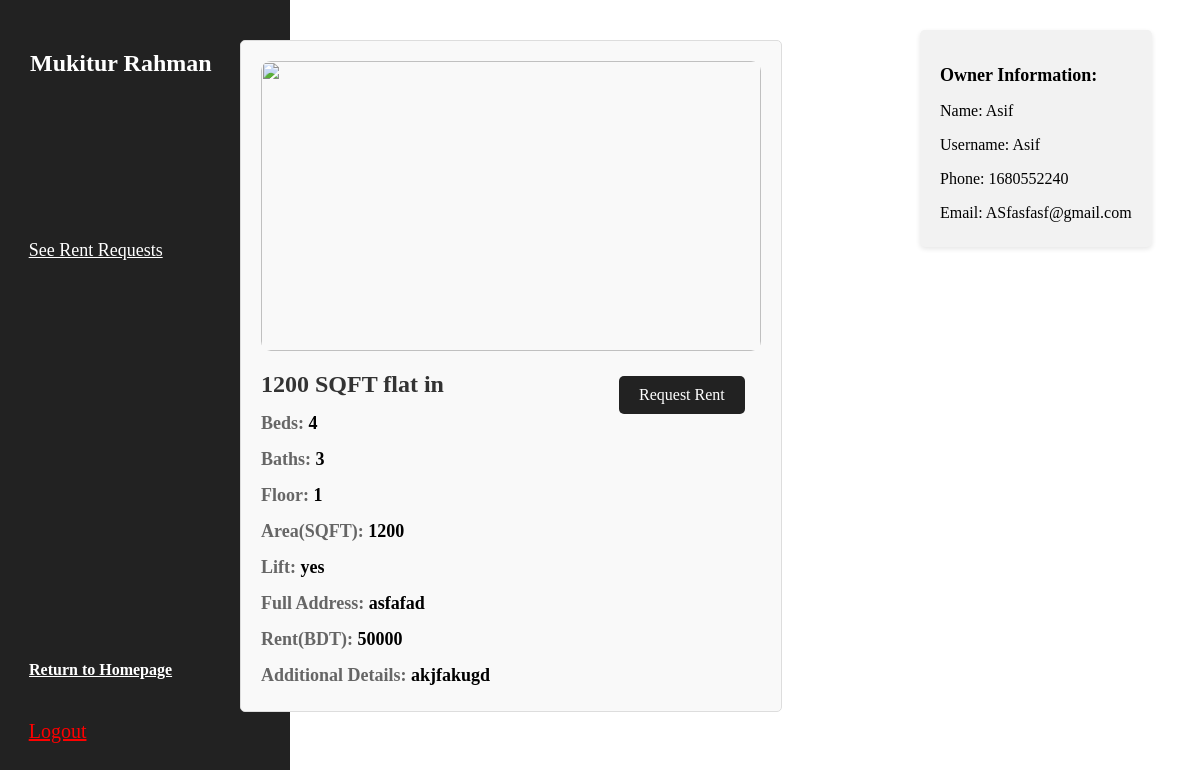
Page /flats/flat_details.php?f_id=82 (signed in) on the committed database.
### tables this page shows
CREATE TABLE `users` (
  `username` varchar(14) NOT NULL,
  `pass` varchar(255) NOT NULL,
  `name` varchar(100) NOT NULL,
  `email` varchar(50) NOT NULL,
  `phone` int(14) NOT NULL,
  `address` varchar(100) NOT NULL,
  `o_flag` int(11) NOT NULL DEFAULT 0,
  `p_enlisted` int(12) NOT NULL,
  `verification_code` varchar(32) NOT NULL,
  `email_verified` varchar(10) NOT NULL DEFAULT 'Unverified',
  `t_flag` int(11) NOT NULL DEFAULT 0,
  `tenant_f_id` int(11) DEFAULT NULL
);

CREATE TABLE `flats` (
  `f_id` int(11) NOT NULL,
  `p_id` int(11) NOT NULL,
  `flat_num` varchar(10) NOT NULL,
  `beds` int(11) NOT NULL,
  `baths` int(11) NOT NULL,
  `sqft` int(11) NOT NULL,
  `floor` int(11) NOT NULL,
  `additional_info` varchar(200) NOT NULL,
  `status` varchar(11) NOT NULL DEFAULT 'Vacant',
  `rent_amount` int(11) NOT NULL,
  `image_path` varchar(255) NOT NULL
);

CREATE TABLE `properties` (
  `p_id` int(11) NOT NULL,
  `o_username` varchar(20) NOT NULL,
  `p_name` varchar(50) NOT NULL,
  `location_a` varchar(20) NOT NULL,
  `address` varchar(100) NOT NULL,
  `lift_status` varchar(2) NOT NULL,
  `total_flats` int(11) NOT NULL
);

### flats/flat_details.php (the view, shortened to what this page needs)
<?php
include "../database_connection.php";
if (isset($_SESSION['username'])) {
    $username = $_SESSION['username'];
} else {
    header("Location: http://homify.local/login/login.php");
    exit();
}
$f_id = $_GET['f_id'];
$location = $_GET['location'];
$query = "SELECT name FROM users WHERE username = '$username'";
$result = mysqli_query($conn, $query);
$row = mysqli_fetch_assoc($result);
$name = $row['name'];
$image_path = $_GET['image_path'];
$flats_query = "SELECT * FROM flats WHERE f_id = '$f_id'";
$flats_result = mysqli_query($conn, $flats_query);
$flat = mysqli_fetch_assoc($flats_result);
$rent_amount= $flat["rent_amount"];
$p_id = $flat['p_id'];
$property_query = "SELECT * FROM properties where p_id = '$p_id'";
$property_result = mysqli_query($conn, $property_query);
$property=mysqli_fetch_assoc($property_result);
$o_username = $property["o_username"];
$users_q = "SELECT * FROM users WHERE username = '$o_username'";
$users_result =mysqli_query($conn, $users_q);
$users = mysqli_fetch_assoc($users_result);
$owner_name = $users["name"];
$owner_email = $users["email"];
$owner_phone = $users["phone"];
$owner_info = "<h2>Owner Information:</h2>
                  <p>Name: $owner_name</p>
                  <p>Username: $o_username</p>
                  <p>Phone: $owner_phone</p>
                  <p>Email: $owner_email</p>";
if ($property['lift_status'] == 1) {
    $lift = "yes";
} else {
    $lift = "No";
}
$check_query = "SELECT * FROM rent_requests WHERE f_id = '$f_id' AND t_username = '$username'";
$check_result = mysqli_query($conn, $check_query);
$renting_check_query = "SELECT * FROM rentals WHERE t_username = '$username' AND status = 'active'";
$renting_check_result = mysqli_query($conn, $renting_check_query);
if (mysqli_num_rows($check_result) > 0) {
  $error_message = "You have already sent a request for this flat.";
} elseif (mysqli_num_rows($renting_check_result) > 0) {
  $error_message = "You are already renting a flat.";
} else {
  $error_message = "";
}
?>
<!DOCTYPE html>
<html lang="en">
<head>
    <link rel= "stylesheet" href = "../index/index.css">
</head>
<body>
  <div class="side-bar">
    <h2 style="padding:30px; color: white"><?php echo $name; ?></h2>
    <div style= "position: absolute; top:80%;left: 10%">
      <a href="../index/index.php" style="color:white;">
        <h4>Return to Homepage</h4>
      </a>
    </div>
    <div style= "position: absolute; top:90%;left: 3%">
      <a href="../logout.php" class="button" style="color:red">
        Logout
      </a>
    </div>
    <div style= "position: absolute; top:30%;left: 3%">
      <a href="../flats/rent_req_list.php" class="button" style=" font-size: 18px;">
        See Rent Requests
      </a>
    </div>
  </div>
  <div class ='f_details'>
    <div>
      <img class= "main_image" src="<?php echo $image_path; ?>" alt="">
    </div>
    <h1><?php echo $flat['sqft'] . ' SQFT flat in ' . $location; ?></h1>
    <div class="details">
      <h2><?php echo "Beds: <span>" . $flat['beds'] . "</span>"; ?></h2>
      <h2><?php echo "Baths: <span>" . $flat['baths'] . "</span>"; ?></h2>
      <h2><?php echo "Floor: <span>" . $flat['floor'] . "</span>"; ?></h2>
      <h2><?php echo "Area(SQFT): <span>" . $flat['sqft'] . "</span>"; ?></h2>
      <h2><?php echo "Lift: <span>" . $lift . "</span>"; ?></h2>
      <h2><?php echo "Full Address: <span>" . $property['address'] . "</span>"; ?></h2>
      <h2><?php echo "Rent(BDT): <span>" . $rent_amount . "</span>"; ?></h2>
      <h2><?php echo "Additional Details: <span>" . $flat['additional_info'] . "</span>"; ?></h2>
      <?php if (!empty($error_message)) { ?>
            <h4 style="color: red;"><?php echo $error_message; ?></h4>
        <?php } else { ?>
            <a href="../flats/rr_form.php?f_id=<?php echo $flat['f_id']; ?>&o_username=<?php echo $property['o_username']; ?>" class="btn" style="position: absolute; top:50%; left:70%">Request Rent</a>
        <?php } ?>
    </div>
  </div>
  <div class="rental_info;" style="position:absolute; left:900px; top:30px">
        <div class="rental-info">
            <h2><?php echo $owner_info; ?></h2>
        </div>
    </div>
</body>
</html>

### index/index.css (style rules this page uses)
* { font-family: Cambria, Cochin, Georgia, Times, 'Times New Roman', serif; }
.button { color: white; font-size: 20px; padding: 10px 20px; cursor: pointer; }
.side-bar { height: 100vh; width: 290px; background-color: #222222; position: fixed; top: 0; left: 0; overflow-y: auto; }
.btn { background-color: #222222; color: white; padding: 10px 20px; text-decoration: none; border-radius: 5px; transition: 0.2s; }
.f_details { font-family: Arial, sans-serif; background-color: #f9f9f9; padding: 20px; border: 1px solid #ddd; border-radius: 5px; margin-bottom: 20px; position: absolute; top: 40px; left: 20%; }
.f_details h1 { font-size: 24px; color: #333; margin-bottom: 10px; }
.f_details .details h2 { font-size: 18px; color: #666; margin-bottom: 5px; }
.f_details .details h2 span { font-weight: bold; color: #000; }
.main_image { width: 500px; height: 290px; object-fit: cover; border-radius: 10px; }

### flats/flat_details.php (style rules this page uses)
.rental-info { background-color: #f2f2f2; padding: 20px; border-radius: 5px; box-shadow: 0 2px 5px rgba(0, 0, 0, 0.1); text-align: left; margin-left: 20px; border-width: 4px; border-color: black; }
.rental-info h2 { font-size: 18px; font-weight: bold; margin-bottom: 10px; }
.rental-info p { font-size: 16px; margin-bottom: 5px; }

### rows in the picture
users: name "Mukitur Rahman"
flats: sqft "1200", beds "4", baths "3", floor "1", rent_amount "50000", additional_info "akjfakugd"
properties: lift_status "yes", address "asfafad", o_username "Asif"
users: name "Asif", phone "1680552240", email "ASfasfasf@gmail.com"
